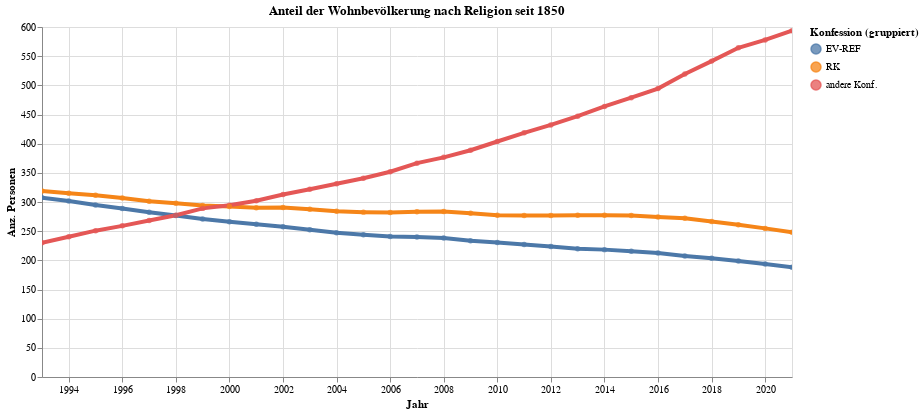

The notebook cell saved with this chart:
### Code cell
myTitle="Anteil der Wohnbevölkerung nach Religion seit 1850"

highlight = alt.selection(type='single', on='mouseover',
                          fields=['KonOGDKurz'], nearest=True)
#x='date:StichtagDatJahr',
base = alt.Chart(myAgg.reset_index().query('sum_AnzBestWir>0'), title=myTitle).encode(
    x=alt.X('Jahr', axis=alt.Axis(title='Jahr'))# , axis=alt.Axis(format='%', title='percentage')
    , y=alt.X('sum_AnzBestWir', axis=alt.Axis(title='Anz. Personen'))
    , color=alt.Color('KonOGDKurz', legend=alt.Legend(title="Konfession (gruppiert)", orient="right"))  
    ,tooltip=['Jahr_str', 'KonOGDKurz','sum_AnzBestWir']    
)
points = base.mark_circle().encode(
    opacity=alt.value(0.75)
).add_selection(
    highlight
).properties(
    width=750 , height=350
)
lines = base.mark_line().encode(
    size=alt.condition(~highlight, alt.value(0.5), alt.value(4))
).interactive()

lines + points

### Figure 1 — Vega-Lite specification as saved in the notebook (floating-point values rounded to 4 significant figures)
{"config": {"view": {"continuousWidth": 400, "continuousHeight": 300}}, "layer": [{"mark": "line", "encoding": {"color": {"type": "nominal", "field": "KonOGDKurz", "legend": {"orient": "right", "title": "Konfession (gruppiert)"}}, "size": {"condition": {"value": 0.5, "selection": {"not": "selector003"}}, "value": 4}, "tooltip": [{"type": "nominal", "field": "Jahr_str"}, {"type": "nominal", "field": "KonOGDKurz"}, {"type": "quantitative", "field": "sum_AnzBestWir"}], "x": {"type": "temporal", "axis": {"title": "Jahr"}, "field": "Jahr"}, "y": {"type": "quantitative", "axis": {"title": "Anz. Personen"}, "field": "sum_AnzBestWir"}}, "selection": {"selector004": {"type": "interval", "bind": "scales", "encodings": ["x", "y"]}}, "title": "Anteil der Wohnbevölkerung nach Religion seit 1850"}, {"mark": "circle", "encoding": {"color": {"type": "nominal", "field": "KonOGDKurz", "legend": {"orient": "right", "title": "Konfession (gruppiert)"}}, "opacity": {"value": 0.75}, "tooltip": [{"type": "nominal", "field": "Jahr_str"}, {"type": "nominal", "field": "KonOGDKurz"}, {"type": "quantitative", "field": "sum_AnzBestWir"}], "x": {"type": "temporal", "axis": {"title": "Jahr"}, "field": "Jahr"}, "y": {"type": "quantitative", "axis": {"title": "Anz. Personen"}, "field": "sum_AnzBestWir"}}, "height": 350, "selection": {"selector003": {"type": "single", "on": "mouseover", "fields": ["KonOGDKurz"], "nearest": true}}, "title": "Anteil der Wohnbevölkerung nach Religion seit 1850", "width": 750}], "data": {"name": "data-bacd529392b2088d01b8cefe9df2c739"}, "$schema": "https://vega.github.io/schema/vega-lite/v4.8.1.json", "datasets": {"data-bacd529392b2088d01b8cefe9df2c739": [{"Jahr": "1993-01-01T00:00:00", "Jahr_str": "1993-01-01", "KonOGDSort": 1, "KonOGDKurz": "EV-REF", "sum_AnzBestWir": 307.5}, {"Jahr": "1993-01-01T00:00:00", "Jahr_str": "1993-01-01", "KonOGDSort": 2, "KonOGDKurz": "RK", "sum_AnzBestWir": 319.0}, {"Jahr": "1993-01-01T00:00:00", "Jahr_str": "1993-01-01", "KonOGDSort": 4, "KonOGDKurz": "andere Konf.", "sum_AnzBestWir": 230.2}, {"Jahr": "1994-01-01T00:00:00", "Jahr_str": "1994-01-01", "KonOGDSort": 1, "KonOGDKurz": "EV-REF", "sum_AnzBestWir": 301.6}, {"Jahr": "1994-01-01T00:00:00", "Jahr_str": "1994-01-01", "KonOGDSort": 2, "KonOGDKurz": "RK", "sum_AnzBestWir": 315.1}, {"Jahr": "1994-01-01T00:00:00", "Jahr_str": "1994-01-01", "KonOGDSort": 4, "KonOGDKurz": "andere Konf.", "sum_AnzBestWir": 240.5}, {"Jahr": "1995-01-01T00:00:00", "Jahr_str": "1995-01-01", "KonOGDSort": 1, "KonOGDKurz": "EV-REF", "sum_AnzBestWir": 294.7}, {"Jahr": "1995-01-01T00:00:00", "Jahr_str": "1995-01-01", "KonOGDSort": 2, "KonOGDKurz": "RK", "sum_AnzBestWir": 311.6}, {"Jahr": "1995-01-01T00:00:00", "Jahr_str": "1995-01-01", "KonOGDSort": 4, "KonOGDKurz": "andere Konf.", "sum_AnzBestWir": 250.9}, {"Jahr": "1996-01-01T00:00:00", "Jahr_str": "1996-01-01", "KonOGDSort": 4, "KonOGDKurz": "andere Konf.", "sum_AnzBestWir": 259.1}, {"Jahr": "1996-01-01T00:00:00", "Jahr_str": "1996-01-01", "KonOGDSort": 2, "KonOGDKurz": "RK", "sum_AnzBestWir": 306.9}, {"Jahr": "1996-01-01T00:00:00", "Jahr_str": "1996-01-01", "KonOGDSort": 1, "KonOGDKurz": "EV-REF", "sum_AnzBestWir": 289.0}, {"Jahr": "1997-01-01T00:00:00", "Jahr_str": "1997-01-01", "KonOGDSort": 1, "KonOGDKurz": "EV-REF", "sum_AnzBestWir": 282.3}, {"Jahr": "1997-01-01T00:00:00", "Jahr_str": "1997-01-01", "KonOGDSort": 2, "KonOGDKurz": "RK", "sum_AnzBestWir": 301.3}, {"Jahr": "1997-01-01T00:00:00", "Jahr_str": "1997-01-01", "KonOGDSort": 4, "KonOGDKurz": "andere Konf.", "sum_AnzBestWir": 268.2}, {"Jahr": "1998-01-01T00:00:00", "Jahr_str": "1998-01-01", "KonOGDSort": 1, "KonOGDKurz": "EV-REF", "sum_AnzBestWir": 277.0}, {"Jahr": "1998-01-01T00:00:00", "Jahr_str": "1998-01-01", "KonOGDSort": 2, "KonOGDKurz": "RK", "sum_AnzBestWir": 298.0}, {"Jahr": "1998-01-01T00:00:00", "Jahr_str": "1998-01-01", "KonOGDSort": 4, "KonOGDKurz": "andere Konf.", "sum_AnzBestWir": 277.2}, {"Jahr": "1999-01-01T00:00:00", "Jahr_str": "1999-01-01", "KonOGDSort": 1, "KonOGDKurz": "EV-REF", "sum_AnzBestWir": 270.8}, {"Jahr": "1999-01-01T00:00:00", "Jahr_str": "1999-01-01", "KonOGDSort": 2, "KonOGDKurz": "RK", "sum_AnzBestWir": 294.2}, {"Jahr": "1999-01-01T00:00:00", "Jahr_str": "1999-01-01", "KonOGDSort": 4, "KonOGDKurz": "andere Konf.", "sum_AnzBestWir": 289.1}, {"Jahr": "2000-01-01T00:00:00", "Jahr_str": "2000-01-01", "KonOGDSort": 4, "KonOGDKurz": "andere Konf.", "sum_AnzBestWir": 294.5}, {"Jahr": "2000-01-01T00:00:00", "Jahr_str": "2000-01-01", "KonOGDSort": 1, "KonOGDKurz": "EV-REF", "sum_AnzBestWir": 266.0}, {"Jahr": "2000-01-01T00:00:00", "Jahr_str": "2000-01-01", "KonOGDSort": 2, "KonOGDKurz": "RK", "sum_AnzBestWir": 292.2}, {"Jahr": "2001-01-01T00:00:00", "Jahr_str": "2001-01-01", "KonOGDSort": 1, "KonOGDKurz": "EV-REF", "sum_AnzBestWir": 261.9}, {"Jahr": "2001-01-01T00:00:00", "Jahr_str": "2001-01-01", "KonOGDSort": 2, "KonOGDKurz": "RK", "sum_AnzBestWir": 290.3}, {"Jahr": "2001-01-01T00:00:00", "Jahr_str": "2001-01-01", "KonOGDSort": 4, "KonOGDKurz": "andere Konf.", "sum_AnzBestWir": 302.3}, {"Jahr": "2002-01-01T00:00:00", "Jahr_str": "2002-01-01", "KonOGDSort": 1, "KonOGDKurz": "EV-REF", "sum_AnzBestWir": 257.7}, {"Jahr": "2002-01-01T00:00:00", "Jahr_str": "2002-01-01", "KonOGDSort": 2, "KonOGDKurz": "RK", "sum_AnzBestWir": 290.6}, {"Jahr": "2002-01-01T00:00:00", "Jahr_str": "2002-01-01", "KonOGDSort": 4, "KonOGDKurz": "andere Konf.", "sum_AnzBestWir": 312.8}, {"Jahr": "2003-01-01T00:00:00", "Jahr_str": "2003-01-01", "KonOGDSort": 4, "KonOGDKurz": "andere Konf.", "sum_AnzBestWir": 321.7}, {"Jahr": "2003-01-01T00:00:00", "Jahr_str": "2003-01-01", "KonOGDSort": 2, "KonOGDKurz": "RK", "sum_AnzBestWir": 287.6}, {"Jahr": "2003-01-01T00:00:00", "Jahr_str": "2003-01-01", "KonOGDSort": 1, "KonOGDKurz": "EV-REF", "sum_AnzBestWir": 252.4}, {"Jahr": "2004-01-01T00:00:00", "Jahr_str": "2004-01-01", "KonOGDSort": 1, "KonOGDKurz": "EV-REF", "sum_AnzBestWir": 247.3}, {"Jahr": "2004-01-01T00:00:00", "Jahr_str": "2004-01-01", "KonOGDSort": 2, "KonOGDKurz": "RK", "sum_AnzBestWir": 284.2}, {"Jahr": "2004-01-01T00:00:00", "Jahr_str": "2004-01-01", "KonOGDSort": 4, "KonOGDKurz": "andere Konf.", "sum_AnzBestWir": 331.2}, {"Jahr": "2005-01-01T00:00:00", "Jahr_str": "2005-01-01", "KonOGDSort": 1, "KonOGDKurz": "EV-REF", "sum_AnzBestWir": 243.8}, {"Jahr": "2005-01-01T00:00:00", "Jahr_str": "2005-01-01", "KonOGDSort": 2, "KonOGDKurz": "RK", "sum_AnzBestWir": 282.6}, {"Jahr": "2005-01-01T00:00:00", "Jahr_str": "2005-01-01", "KonOGDSort": 4, "KonOGDKurz": "andere Konf.", "sum_AnzBestWir": 340.7}, {"Jahr": "2006-01-01T00:00:00", "Jahr_str": "2006-01-01", "KonOGDSort": 2, "KonOGDKurz": "RK", "sum_AnzBestWir": 281.9}, {"Jahr": "2006-01-01T00:00:00", "Jahr_str": "2006-01-01", "KonOGDSort": 4, "KonOGDKurz": "andere Konf.", "sum_AnzBestWir": 351.9}, {"Jahr": "2006-01-01T00:00:00", "Jahr_str": "2006-01-01", "KonOGDSort": 1, "KonOGDKurz": "EV-REF", "sum_AnzBestWir": 241.0}, {"Jahr": "2007-01-01T00:00:00", "Jahr_str": "2007-01-01", "KonOGDSort": 4, "KonOGDKurz": "andere Konf.", "sum_AnzBestWir": 366.6}, {"Jahr": "2007-01-01T00:00:00", "Jahr_str": "2007-01-01", "KonOGDSort": 2, "KonOGDKurz": "RK", "sum_AnzBestWir": 283.4}, {"Jahr": "2007-01-01T00:00:00", "Jahr_str": "2007-01-01", "KonOGDSort": 1, "KonOGDKurz": "EV-REF", "sum_AnzBestWir": 240.2}, {"Jahr": "2008-01-01T00:00:00", "Jahr_str": "2008-01-01", "KonOGDSort": 1, "KonOGDKurz": "EV-REF", "sum_AnzBestWir": 238.2}, {"Jahr": "2008-01-01T00:00:00", "Jahr_str": "2008-01-01", "KonOGDSort": 2, "KonOGDKurz": "RK", "sum_AnzBestWir": 283.8}, {"Jahr": "2008-01-01T00:00:00", "Jahr_str": "2008-01-01", "KonOGDSort": 4, "KonOGDKurz": "andere Konf.", "sum_AnzBestWir": 376.6}, {"Jahr": "2009-01-01T00:00:00", "Jahr_str": "2009-01-01", "KonOGDSort": 1, "KonOGDKurz": "EV-REF", "sum_AnzBestWir": 233.5}, {"Jahr": "2009-01-01T00:00:00", "Jahr_str": "2009-01-01", "KonOGDSort": 2, "KonOGDKurz": "RK", "sum_AnzBestWir": 280.8}, {"Jahr": "2009-01-01T00:00:00", "Jahr_str": "2009-01-01", "KonOGDSort": 4, "KonOGDKurz": "andere Konf.", "sum_AnzBestWir": 388.7}, {"Jahr": "2010-01-01T00:00:00", "Jahr_str": "2010-01-01", "KonOGDSort": 2, "KonOGDKurz": "RK", "sum_AnzBestWir": 277.4}, {"Jahr": "2010-01-01T00:00:00", "Jahr_str": "2010-01-01", "KonOGDSort": 4, "KonOGDKurz": "andere Konf.", "sum_AnzBestWir": 403.7}, {"Jahr": "2010-01-01T00:00:00", "Jahr_str": "2010-01-01", "KonOGDSort": 1, "KonOGDKurz": "EV-REF", "sum_AnzBestWir": 230.6}, {"Jahr": "2011-01-01T00:00:00", "Jahr_str": "2011-01-01", "KonOGDSort": 1, "KonOGDKurz": "EV-REF", "sum_AnzBestWir": 227.1}, {"Jahr": "2011-01-01T00:00:00", "Jahr_str": "2011-01-01", "KonOGDSort": 2, "KonOGDKurz": "RK", "sum_AnzBestWir": 276.9}, {"Jahr": "2011-01-01T00:00:00", "Jahr_str": "2011-01-01", "KonOGDSort": 4, "KonOGDKurz": "andere Konf.", "sum_AnzBestWir": 418.6}, {"Jahr": "2012-01-01T00:00:00", "Jahr_str": "2012-01-01", "KonOGDSort": 1, "KonOGDKurz": "EV-REF", "sum_AnzBestWir": 223.6}, {"Jahr": "2012-01-01T00:00:00", "Jahr_str": "2012-01-01", "KonOGDSort": 2, "KonOGDKurz": "RK", "sum_AnzBestWir": 276.8}, {"Jahr": "2012-01-01T00:00:00", "Jahr_str": "2012-01-01", "KonOGDSort": 4, "KonOGDKurz": "andere Konf.", "sum_AnzBestWir": 432.1}, {"Jahr": "2013-01-01T00:00:00", "Jahr_str": "2013-01-01", "KonOGDSort": 4, "KonOGDKurz": "andere Konf.", "sum_AnzBestWir": 447.0}, {"Jahr": "2013-01-01T00:00:00", "Jahr_str": "2013-01-01", "KonOGDSort": 1, "KonOGDKurz": "EV-REF", "sum_AnzBestWir": 220.0}, {"Jahr": "2013-01-01T00:00:00", "Jahr_str": "2013-01-01", "KonOGDSort": 2, "KonOGDKurz": "RK", "sum_AnzBestWir": 277.3}, {"Jahr": "2014-01-01T00:00:00", "Jahr_str": "2014-01-01", "KonOGDSort": 2, "KonOGDKurz": "RK", "sum_AnzBestWir": 277.3}, {"Jahr": "2014-01-01T00:00:00", "Jahr_str": "2014-01-01", "KonOGDSort": 4, "KonOGDKurz": "andere Konf.", "sum_AnzBestWir": 463.9}, {"Jahr": "2014-01-01T00:00:00", "Jahr_str": "2014-01-01", "KonOGDSort": 1, "KonOGDKurz": "EV-REF", "sum_AnzBestWir": 218.4}, {"Jahr": "2015-01-01T00:00:00", "Jahr_str": "2015-01-01", "KonOGDSort": 1, "KonOGDKurz": "EV-REF", "sum_AnzBestWir": 215.7}, {"Jahr": "2015-01-01T00:00:00", "Jahr_str": "2015-01-01", "KonOGDSort": 2, "KonOGDKurz": "RK", "sum_AnzBestWir": 276.8}, {"Jahr": "2015-01-01T00:00:00", "Jahr_str": "2015-01-01", "KonOGDSort": 4, "KonOGDKurz": "andere Konf.", "sum_AnzBestWir": 478.8}, {"Jahr": "2016-01-01T00:00:00", "Jahr_str": "2016-01-01", "KonOGDSort": 1, "KonOGDKurz": "EV-REF", "sum_AnzBestWir": 212.5}, {"Jahr": "2016-01-01T00:00:00", "Jahr_str": "2016-01-01", "KonOGDSort": 2, "KonOGDKurz": "RK", "sum_AnzBestWir": 274.4}, {"Jahr": "2016-01-01T00:00:00", "Jahr_str": "2016-01-01", "KonOGDSort": 4, "KonOGDKurz": "andere Konf.", "sum_AnzBestWir": 494.4}, {"Jahr": "2017-01-01T00:00:00", "Jahr_str": "2017-01-01", "KonOGDSort": 4, "KonOGDKurz": "andere Konf.", "sum_AnzBestWir": 519.4}, {"Jahr": "2017-01-01T00:00:00", "Jahr_str": "2017-01-01", "KonOGDSort": 1, "KonOGDKurz": "EV-REF", "sum_AnzBestWir": 207.6}, {"Jahr": "2017-01-01T00:00:00", "Jahr_str": "2017-01-01", "KonOGDSort": 2, "KonOGDKurz": "RK", "sum_AnzBestWir": 272.1}, {"Jahr": "2018-01-01T00:00:00", "Jahr_str": "2018-01-01", "KonOGDSort": 4, "KonOGDKurz": "andere Konf.", "sum_AnzBestWir": 541.5}, {"Jahr": "2018-01-01T00:00:00", "Jahr_str": "2018-01-01", "KonOGDSort": 1, "KonOGDKurz": "EV-REF", "sum_AnzBestWir": 203.5}, {"Jahr": "2018-01-01T00:00:00", "Jahr_str": "2018-01-01", "KonOGDSort": 2, "KonOGDKurz": "RK", "sum_AnzBestWir": 266.7}, {"Jahr": "2019-01-01T00:00:00", "Jahr_str": "2019-01-01", "KonOGDSort": 1, "KonOGDKurz": "EV-REF", "sum_AnzBestWir": 198.7}, {"Jahr": "2019-01-01T00:00:00", "Jahr_str": "2019-01-01", "KonOGDSort": 2, "KonOGDKurz": "RK", "sum_AnzBestWir": 260.9}, {"Jahr": "2019-01-01T00:00:00", "Jahr_str": "2019-01-01", "KonOGDSort": 4, "KonOGDKurz": "andere Konf.", "sum_AnzBestWir": 564.4}, {"Jahr": "2020-01-01T00:00:00", "Jahr_str": "2020-01-01", "KonOGDSort": 2, "KonOGDKurz": "RK", "sum_AnzBestWir": 254.8}, {"Jahr": "2020-01-01T00:00:00", "Jahr_str": "2020-01-01", "KonOGDSort": 1, "KonOGDKurz": "EV-REF", "sum_AnzBestWir": 193.7}, {"Jahr": "2020-01-01T00:00:00", "Jahr_str": "2020-01-01", "KonOGDSort": 4, "KonOGDKurz": "andere Konf.", "sum_AnzBestWir": 577.8}, {"Jahr": "2021-01-01T00:00:00", "Jahr_str": "2021-01-01", "KonOGDSort": 2, "KonOGDKurz": "RK", "sum_AnzBestWir": 248.1}, {"Jahr": "2021-01-01T00:00:00", "Jahr_str": "2021-01-01", "KonOGDSort": 1, "KonOGDKurz": "EV-REF", "sum_AnzBestWir": 188.3}, {"Jahr": "2021-01-01T00:00:00", "Jahr_str": "2021-01-01", "KonOGDSort": 4, "KonOGDKurz": "andere Konf.", "sum_AnzBestWir": 593.7}]}}
